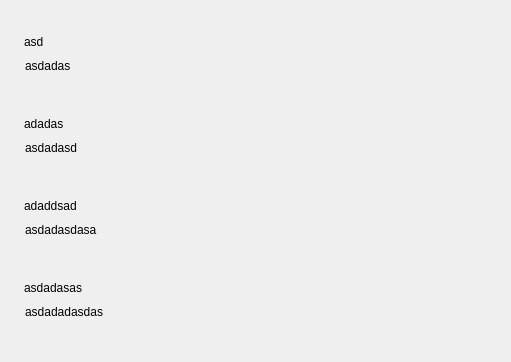
              <widget class="QWidget" name="scrollAreaWidgetContents">
               <property name="geometry">
                <rect>
                 <x>0</x>
                 <y>0</y>
                 <width>511</width>
                 <height>362</height>
                </rect>
               </property>
               <layout class="QVBoxLayout" name="verticalLayout_11">
                <item>
                 <layout class="QHBoxLayout" name="horizontalLayout_8">
                  <item>
                   <layout class="QHBoxLayout" name="horizontalLayout_10">
                    <item>
                     <widget class="QLabel" name="li_fp1">
                      <property name="sizePolicy">
                       <sizepolicy hsizetype="Fixed" vsizetype="Fixed">
                        <horstretch>0</horstretch>
                        <verstretch>0</verstretch>
                       </sizepolicy>
                      </property>
                      <property name="text">
                       <string/>
                      </property>
                      <property name="pixmap">
                       <pixmap>../../../.designer/backup/default_thumbnail.png</pixmap>
                      </property>
                     </widget>
                    </item>
                    <item>
                     <layout class="QVBoxLayout" name="verticalLayout_13">
                      <item>
                       <widget class="QLabel" name="ln_fp1">
                        <property name="sizePolicy">
                         <sizepolicy hsizetype="Preferred" vsizetype="Fixed">
                          <horstretch>0</horstretch>
                          <verstretch>0</verstretch>
                         </sizepolicy>
                        </property>
                        <property name="text">
                         <string>asd</string>
                        </property>
                       </widget>
                      </item>
                      <item>
                       <widget class="QPushButton" name="btn_fr1_fp">
                        <property name="sizePolicy">
                         <sizepolicy hsizetype="Preferred" vsizetype="Fixed">
                          <horstretch>0</horstretch>
                          <verstretch>0</verstretch>
                         </sizepolicy>
                        </property>
                        <property name="styleSheet">
                         <string notr="true">Text-align:left</string>
                        </property>
                        <property name="text">
                         <string>asdadas</string>
                        </property>
                        <property name="flat">
                         <bool>true</bool>
                        </property>
                       </widget>
                      </item>
                     </layout>
                    </item>
                   </layout>
                  </item>
                 </layout>
                </item>
                <item>
                 <spacer name="verticalSpacer_5">
                  <property name="orientation">
                   <enum>Qt::Vertical</enum>
                  </property>
                  <property name="sizeType">
                   <enum>QSizePolicy::Fixed</enum>
                  </property>
                  <property name="sizeHint" stdset="0">
                   <size>
                    <width>15</width>
                    <height>10</height>
                   </size>
                  </property>
                 </spacer>
                </item>
                <item>
                 <layout class="QHBoxLayout" name="horizontalLayout_11">
                  <item>
                   <widget class="QLabel" name="li_fp2">
                    <property name="sizePolicy">
                     <sizepolicy hsizetype="Fixed" vsizetype="Fixed">
                      <horstretch>0</horstretch>
                      <verstretch>0</verstretch>
                     </sizepolicy>
                    </property>
                    <property name="text">
                     <string/>
                    </property>
                   </widget>
                  </item>
                  <item>
                   <layout class="QVBoxLayout" name="verticalLayout_14">
                    <item>
                     <widget class="QLabel" name="ln_fp2">
                      <property name="sizePolicy">
                       <sizepolicy hsizetype="Preferred" vsizetype="Fixed">
                        <horstretch>0</horstretch>
                        <verstretch>0</verstretch>
                       </sizepolicy>
                      </property>
                      <property name="text">
                       <string>adadas</string>
                      </property>
                     </widget>
                    </item>
                    <item>
                     <widget class="QPushButton" name="pbtn_fr2_fp">
                      <property name="sizePolicy">
                       <sizepolicy hsizetype="Preferred" vsizetype="Fixed">
                        <horstretch>0</horstretch>
                        <verstretch>0</verstretch>
                       </sizepolicy>
                      </property>
                      <property name="styleSheet">
                       <string notr="true">Text-align:left</string>
                      </property>
                      <property name="text">
                       <string>asdadasd</string>
                      </property>
                      <property name="flat">
                       <bool>true</bool>
                      </property>
                     </widget>
                    </item>
                   </layout>
                  </item>
                 </layout>
                </item>
                <item>
                 <spacer name="verticalSpacer_6">
                  <property name="orientation">
                   <enum>Qt::Vertical</enum>
                  </property>
                  <property name="sizeType">
                   <enum>QSizePolicy::Fixed</enum>
                  </property>
                  <property name="sizeHint" stdset="0">
                   <size>
                    <width>15</width>
                    <height>10</height>
                   </size>
                  </property>
                 </spacer>
                </item>
                <item>
                 <layout class="QHBoxLayout" name="horizontalLayout_12">
                  <item>
                   <widget class="QLabel" name="li_fp3">
                    <property name="sizePolicy">
                     <sizepolicy hsizetype="Fixed" vsizetype="Fixed">
                      <horstretch>0</horstretch>
                      <verstretch>0</verstretch>
                     </sizepolicy>
                    </property>
                    <property name="text">
                     <string/>
                    </property>
                   </widget>
                  </item>
                  <item>
                   <layout class="QVBoxLayout" name="verticalLayout_15">
                    <item>
                     <widget class="QLabel" name="ln_fp3">
                      <property name="sizePolicy">
                       <sizepolicy hsizetype="Preferred" vsizetype="Fixed">
                        <horstretch>0</horstretch>
                        <verstretch>0</verstretch>
                       </sizepolicy>
                      </property>
                      <property name="text">
                       <string>adaddsad</string>
                      </property>
                     </widget>
                    </item>
                    <item>
                     <widget class="QPushButton" name="btn_fr3_fp">
                      <property name="styleSheet">
                       <string notr="true">Text-align:left</string>
                      </property>
                      <property name="text">
                       <string>asdadasdasa</string>
                      </property>
                      <property name="flat">
                       <bool>true</bool>
                      </property>
                     </widget>
                    </item>
                   </layout>
                  </item>
                 </layout>
                </item>
                <item>
                 <spacer name="verticalSpacer_7">
                  <property name="orientation">
                   <enum>Qt::Vertical</enum>
                  </property>
                  <property name="sizeType">
                   <enum>QSizePolicy::Fixed</enum>
                  </property>
                  <property name="sizeHint" stdset="0">
                   <size>
                    <width>15</width>
                    <height>10</height>
                   </size>
                  </property>
                 </spacer>
                </item>
                <item>
                 <layout class="QHBoxLayout" name="horizontalLayout_14">
                  <item>
                   <widget class="QLabel" name="li_fp4">
                    <property name="sizePolicy">
                     <sizepolicy hsizetype="Fixed" vsizetype="Fixed">
                      <horstretch>0</horstretch>
                      <verstretch>0</verstretch>
                     </sizepolicy>
                    </property>
                    <property name="text">
                     <string/>
                    </property>
                   </widget>
                  </item>
                  <item>
                   <layout class="QVBoxLayout" name="verticalLayout_17">
                    <item>
                     <widget class="QLabel" name="ln_fp4">
                      <property name="sizePolicy">
                       <sizepolicy hsizetype="Preferred" vsizetype="Fixed">
                        <horstretch>0</horstretch>
                        <verstretch>0</verstretch>
                       </sizepolicy>
                      </property>
                      <property name="text">
                       <string>asdadasas</string>
                      </property>
                     </widget>
                    </item>
                    <item>
                     <widget class="QPushButton" name="btn_fr4_fp">
                      <property name="styleSheet">
                       <string notr="true">Text-align:left</string>
                      </property>
                      <property name="text">
                       <string>asdadadasdas</string>
                      </property>
                      <property name="flat">
                       <bool>true</bool>
                      </property>
                     </widget>
                    </item>
                   </layout>
                  </item>
                 </layout>
                </item>
               </layout>
               <zorder>verticalSpacer_5</zorder>
               <zorder>verticalSpacer_6</zorder>
               <zorder>verticalSpacer_7</zorder>
               <zorder></zorder>
              </widget>
